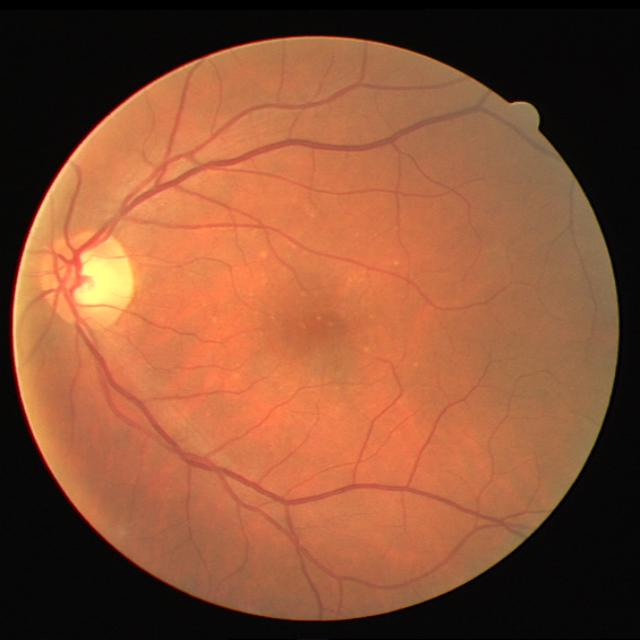
#> input picture inputs/dataset_name/images/1.jpg, 640 x 640 px, found by its file name; its folder holds only this picture in this run
$ python rand_augmentation.py
#> lines starting #> are read from the running program, lines starting #| are printed output that depends on the picture
import os
from os import listdir
from os.path import join

import cv2
import numpy as np
import cv2
import matplotlib.pyplot as plt

## aug functions
def identity_func(img):
    return img


# [65 lines left out: functions autocontrast_func, equalize_func, rotate_func, not called in this run]


def solarize_func(img, thresh=128):
    '''
        same output as PIL.ImageOps.posterize
    '''
    table = np.array([el if el < thresh else 255 - el for el in range(256)])
    table = table.clip(0, 255).astype(np.uint8)
    out = table[img]
    return out


def color_func(img, factor=5):
    '''
        same output as PIL.ImageEnhance.Color
    '''
    ## implementation according to PIL definition, quite slow
    #  degenerate = cv2.cvtColor(img, cv2.COLOR_BGR2GRAY)[:, :, np.newaxis]
    #  out = blend(degenerate, img, factor)
    #  M = (
    #      np.eye(3) * factor
    #      + np.float32([0.114, 0.587, 0.299]).reshape(3, 1) * (1. - factor)
    #  )[np.newaxis, np.newaxis, :]
    M = (
            np.float32([
                [0.886, -0.114, -0.114],
                [-0.587, 0.413, -0.587],
                [-0.299, -0.299, 0.701]]) * factor
            + np.float32([[0.114], [0.587], [0.299]])
    )
    out = np.matmul(img, M).clip(0, 255).astype(np.uint8)
    return out


def contrast_func(img, factor=5):
    """
        same output as PIL.ImageEnhance.Contrast
    """
    mean = np.sum(np.mean(img, axis=(0, 1)) * np.array([0.114, 0.587, 0.299]))
    table = np.array([(
        el - mean) * factor + mean
        for el in range(256)
    ]).clip(0, 255).astype(np.uint8)
    out = table[img]
    return out


# [83 lines left out: functions brightness_func, sharpness_func, shear_x_func, translate_x_func, translate_y_func, posterize_func and 2 more, not called in this run]


### level to args
def enhance_level_to_args(MAX_LEVEL):
    def level_to_args(level):
        return ((level / MAX_LEVEL) * 1.8 + 0.1,)
    return level_to_args


# [24 lines left out: functions shear_level_to_args, translate_level_to_args, cutout_level_to_args, not called in this run]


def solarize_level_to_args(MAX_LEVEL):
    def level_to_args(level):
        level = int((level / MAX_LEVEL) * 256)
        return (level, )
    return level_to_args


def none_level_to_args(level):
    return ()


def posterize_level_to_args(MAX_LEVEL):
    def level_to_args(level):
        level = int((level / MAX_LEVEL) * 4)
        return (level, )
    return level_to_args


# [8 lines left out: function rotate_level_to_args, not called in this run]


func_dict = {
    'Identity': identity_func,
    'AutoContrast': autocontrast_func,
    'Equalize': equalize_func,
    # 'Rotate': rotate_func,
    'Solarize': solarize_func,
    'Color': color_func,
    'Contrast': contrast_func,
    # 'Brightness': brightness_func,
    'Sharpness': sharpness_func,
    # 'ShearX': shear_x_func,
    # 'TranslateX': translate_x_func,
    # 'TranslateY': translate_y_func,
    # 'Posterize': posterize_func,
    # 'ShearY': shear_y_func,
}

translate_const = 10
MAX_LEVEL = 10
replace_value = (128, 128, 128)
arg_dict = {
    'Identity': none_level_to_args,
    'AutoContrast': none_level_to_args,
    'Equalize': none_level_to_args,
    # 'Rotate': rotate_level_to_args(MAX_LEVEL, replace_value),
    'Solarize': solarize_level_to_args(MAX_LEVEL),
    'Color': enhance_level_to_args(MAX_LEVEL),
    'Contrast': enhance_level_to_args(MAX_LEVEL),
    'Brightness': enhance_level_to_args(MAX_LEVEL),
    'Sharpness': enhance_level_to_args(MAX_LEVEL),
    # 'ShearX': shear_level_to_args(MAX_LEVEL, replace_value),
    # 'TranslateX': translate_level_to_args(
    #     translate_const, MAX_LEVEL, replace_value
    # ),
    # 'TranslateY': translate_level_to_args(
    #     translate_const, MAX_LEVEL, replace_value
    # ),
    'Posterize': posterize_level_to_args(MAX_LEVEL),
    # 'ShearY': shear_level_to_args(MAX_LEVEL, replace_value),
}


class RandomAugment(object):

    def __init__(self, N=2, M=10):
        self.N = N
        self.M = M

    def get_random_ops(self):
        sampled_ops = np.random.choice(list(func_dict.keys()), self.N)
        return [(op, 1., self.M) for op in sampled_ops]

    def __call__(self, img):
        ops = self.get_random_ops()
        for name, prob, level in ops:
            if np.random.random() > prob:
                continue
            args = arg_dict[name](level)
            img = func_dict[name](img, *args)
        # img = cutout_func(img, 16, replace_value)
        return img


def is_image_file(filename):
    return any(filename.endswith(extension) for extension in ['.png', '.jpg', '.jpeg', '.PNG', '.JPG', '.JPEG'])


# rand_augmentation
if __name__ == '__main__':
    a = RandomAugment(5,10)
    # img = np.random.randn(32, 32, 3)
    # a(img)
    dataset_dir="inputs/Eye2/images/"
    image_filenames = [join(dataset_dir, x) for x in listdir(dataset_dir) if is_image_file(x)]
    for i, image_filename in enumerate(image_filenames):
        img = cv2.imread(image_filename)
#> img is the input picture: shape (640, 640, 3); mean B, G, R 53.8, 82.1, 137.9
        img2 = a(img)
#> the loop in __call__, `for name, prob, level in ops:` made 5 passes
#> pass 1, in color_func, `out = np.matmul(img, M).clip(0, 255).astype(np.uint8)`:
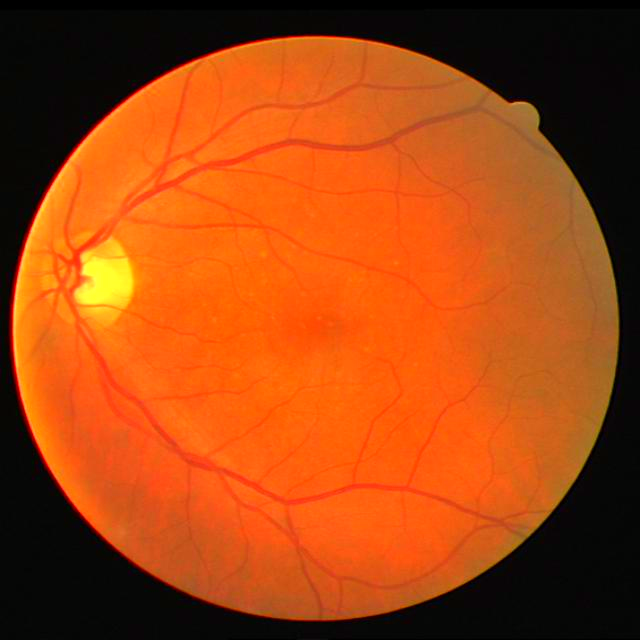
#> out: shape (640, 640, 3); mean B, G, R 15.9, 69.6, 163.6
#> pass 2, in contrast_func, `out = table[img]`:
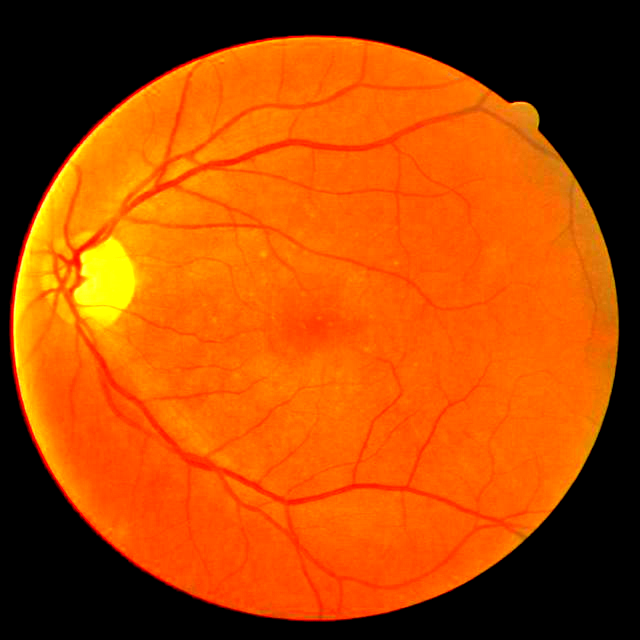
#> out: shape (640, 640, 3); mean B, G, R 0.4, 71.3, 173.8
        concat = str(i+1)
        cv2.imwrite(os.path.join(dataset_dir,concat+".jpg"), img2)
        # [5 lines of commented-out code are left out]
